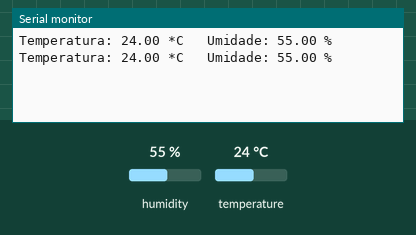
A sketch run on a simulated Arduino Uno, built with avr-gcc and run on an emulated ATmega328P. On the bench: the last lines printed to the serial monitor. The test bench sets the inputs (shaded band); at power-on: humidity 55 %, temperature 24 °C.

Above: at 4.8 s.
4.9 s: humidity set to 22 %
At 7.3 s:
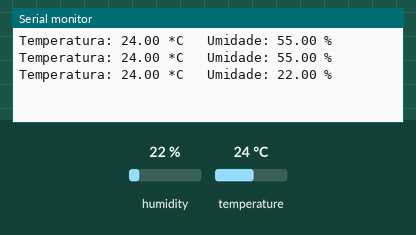
7.9 s: temperature set to 12 °C
At 8.5 s:
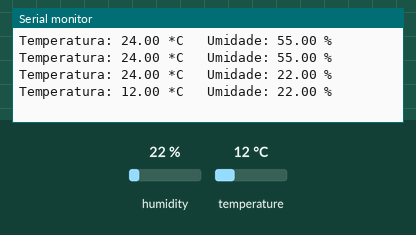
10.9 s: humidity set to 40 %
At 13.3 s:
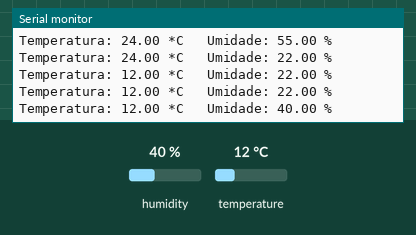
Timing chart, 0 to 14.8 s (numbered marks = the images above; inputs shaded):
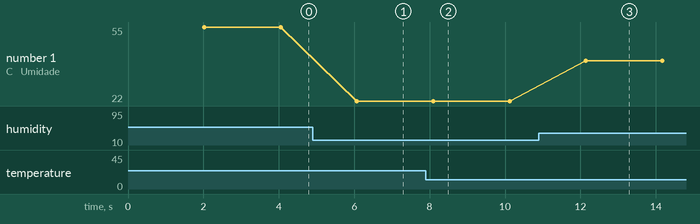

Measured:
- after the input at 4.9 s, the serial monitor: prints a new line after 1.2 s (image 1)
- after the input at 7.9 s, the serial monitor: prints a new line after 0.20 s (image 2)
- after the input at 10.9 s, the serial monitor: prints a new line after 1.2 s (image 3)
- plotted number 1: 55 → 22 after the input at 4.9 s, 22 → 40 after the input at 10.9 s

The sketch:

Temperatura_e_Umidade.ino
```cpp
#include "DHT.h"

const int pino_dht = 9;
float temperatura;
float umidade;
DHT dht(pino_dht, DHT11);

void setup() {
  Serial.begin(9600);
  dht.begin();
}

void loop() {
  delay(2000);
  temperatura = dht.readTemperature();
  umidade = dht.readHumidity();

  if(isnan(umidade)||isnan(temperatura)){
    Serial.println("Erro na leitura");
    }
  else{
    Serial.print("Temperatura: ");
    Serial.print(temperatura);
    Serial.print(" *C ");

    Serial.print("\t");

    Serial.print("Umidade: ");
    Serial.print(umidade);
    Serial.print(" %\t");

    Serial.println(); // nova linha


    }

}
```
